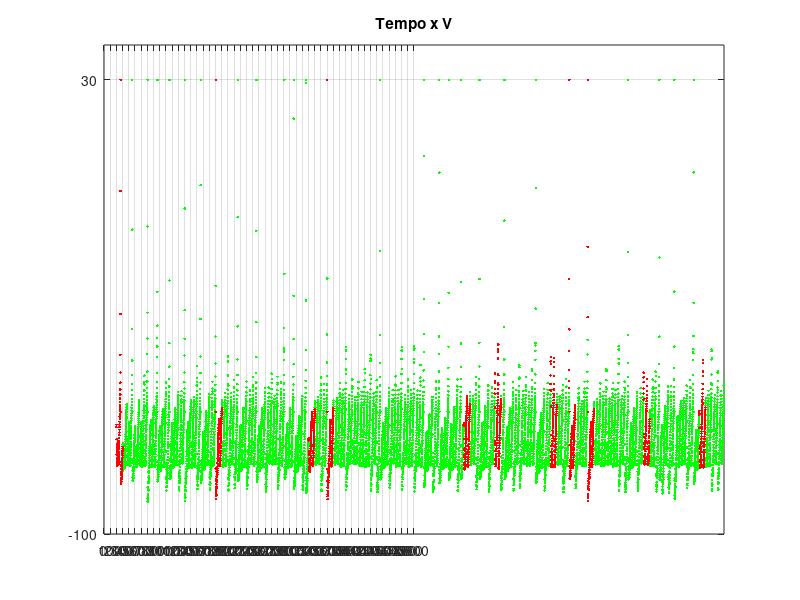

This chart was generated by the following MATLAB code:
l=load ('vandu.txt');
d=load('file_taref.txt');
#l=load ('vandu2.txt');
#d=load('file_taref2 .txt');
figure;
#lin=6;
#col=1;

escolhe = d(:,1);
v = l(:,14);
u = l(:,15);
i = l(:,16);
i0 = l(:,17);
i1 = l(:,18);
i2 = l(:,19);
i3 = l(:,20);
 
#eixoX = 1:1:50;
#plot(eixoX,i0,'go',eixoX,i1,'bo',eixoX,i2,'yo',eixoX,i3,'ro');
#set(gca,'YTick',-20:2.5:5);
#set(gca,'XTick',0:2:50);
#xlabel('Janelas');
#ylabel('I dos neuronios de entrada');
#title('I dos neuronios de entrada x Janelas');
#grid on;

value = find(escolhe == 1);
vFinal = v(value);
uFinal = u(value);
iFinal = i(value);
i0Final = i0(value);
i1Final = i1(value);
i2Final = i2(value);
i3Final = i3(value);

notValue = find(escolhe == 0);
notvFinal = v(notValue);
notuFinal = u(notValue);
notiFinal = i(notValue);
noti0Final = i0(notValue);
noti1Final = i1(notValue);
noti2Final = i2(notValue);
noti3Final = i3(notValue);

#plot3(vFinal,uFinal,iFinal,'g.',notvFinal,notuFinal,notiFinal,'r.')
#title('V x U x I');

#plot(vFinal,uFinal,'g.',notvFinal,notuFinal,'r.');
#title('V x U');

#subplot(lin,col,1)
plot(value,vFinal,'g.',notValue,notvFinal,'r.');
title('Tempo x V');
set(gca,'YTick',-100:130:30);
set(gca,'XTick',0:100:5000);
grid on;
#plot(vFinal,uFinal,'g.',notvFinal,notuFinal,'r.');
#title('V x U');

#subplot(lin,col,2)
#plot(value,uFinal,'g.',notValue,notuFinal,'r.');
#title('Tempo x U');
#set(gca,'YTick',-100:130:30);
#plot(vFinal,iFinal,'g.',notvFinal,notiFinal,'r.');
#title('V x I');

#subplot(lin,col,2)
#plot(value,iFinal,'g.',notValue,notiFinal,'r.');
#title('Tempo x I do neuronio de saida');
#set(gca,'YTick',-100:130:30);
#plot(iFinal,uFinal,'g.',notiFinal,notuFinal,'r.');
#title('I x U');

#subplot(lin,col,3)
#plot(value,i0Final,'g.',notValue,noti0Final,'r.');
#title('Tempo x I0');

#subplot(lin,col,4)
#plot(value,i1Final,'g.',notValue,noti1Final,'r.');
#title('Tempo x I1');

#subplot(lin,col,5)
#plot(value,i2Final,'g.',notValue,noti2Final,'r.');
#title('Tempo x I2');

#subplot(lin,col,6)
#plot(value,i3Final,'g.',notValue,noti3Final,'r.');
#title('Tempo x I3');


#graph = horzcat(d(:,1),l(:,10),l(:,11))